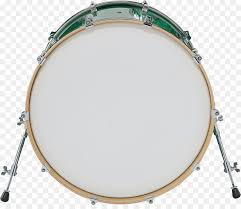
#> input picture bass.jfif, 241 x 209 px
$ python -i 'Air Drum.py'   (imports and definitions only)
#> lines starting #> are read from the running program, lines starting #| are printed output that depends on the picture
#> further down, picture is the input picture: shape (209, 241, 3); mean B, G, R 215, 216.8, 216.7
import cv2
import numpy as np
from pygame import mixer

#INITIALIZATION
# [1 line not run here, left out]

#Played or Not
snareBool = 0
kickBool  = 0
hihatBool = 0

#Color of stick (HSV)
color1 = [17, 15, 100]
color2 = [80, 76, 220]

#Position of drum-kit
        #Bass drum
Kup, Kdown, Kright, Kleft = 280, 380, 540, 640
        #Hi-Hat
Hup, Hdown, Hright, Hleft = 140, 240, 300, 400
        #Snare Drum
Sup, Sdown, Sright, Sleft = 140, 240, 750, 850

#display drumkit
def ShowImage():
        img = cv2.imread('bass.jfif')
        img_height, img_width = 100, 100
        dsize=(100,100)
        resize=cv2.resize(img, dsize, interpolation=cv2.INTER_AREA)
            # add image to frame
        clone[ Kup:Kup+img_height , Kright:Kright+img_width ] = resize
        img = cv2.imread('hiHat.jfif')
        resize=cv2.resize(img, dsize, interpolation=cv2.INTER_AREA)
        clone[ Hup:Hup+img_height , Hright:Hright+img_width ] = resize
        img = cv2.imread('snare.jpg')
        resize=cv2.resize(img, dsize, interpolation=cv2.INTER_AREA)
        clone[ Sup:Sup+img_height , Sright:Sright+img_width ] = resize


def Contours(image):
	img = cv2.cvtColor(image, cv2.COLOR_BGR2GRAY)
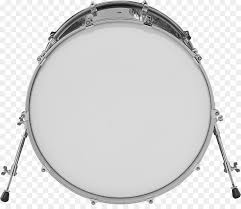
#> img: shape (209, 241); min 0, max 255, mean 216.6
	thresholded = cv2.threshold(img, 15, 255, cv2.THRESH_BINARY)[1]
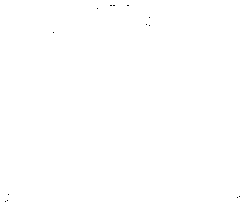
#> thresholded: shape (209, 241); 100% white; black in thin lines or dots
	cnts = cv2.findContours(thresholded.copy(), cv2.RETR_EXTERNAL, cv2.CHAIN_APPROX_SIMPLE)[0]
#> cnts = [[[0, 0], [0, 208], [240, 208], [240, 0]]]
	return len(cnts)

#Play Drum-kit
def playKick():
	mixer.music.load('kick.mp3')
	mixer.music.play()

def playHihat():
	mixer.music.load('hihat.mp3')
	mixer.music.play()

def playSnare():
	mixer.music.load('snare.mp3')
	mixer.music.play()

#Main Funtion
# [65 lines not run here, left out]

>>> import cv2
>>> picture = cv2.imread('bass.jfif')
>>> result = Contours(picture)
#> result = 1
